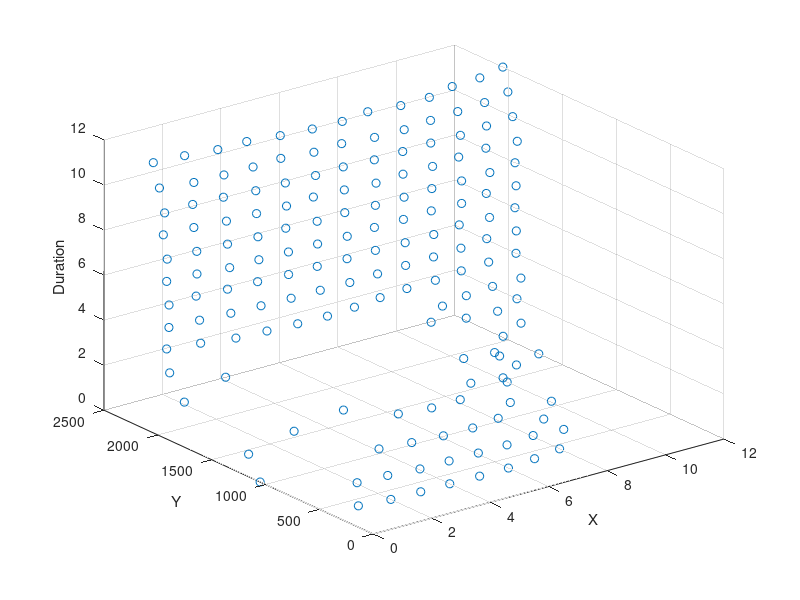

This chart was generated by the following MATLAB code:
clc;
close all;
clear all; 


data = importdata('ToFData6.txt');
topLeft_X             = data(:,1);
topLeft_Y             = data(:,2);
botRight_X            = data(:,3);
botRight_Y            = data(:,4);
RangeStatus           = data(:,5);
RangeMilliMeter       = data(:,6);
SignalRateRtnMegaCps  = data(:,7);
AmbientRateRtnMegaCps = data(:,8);
EffectiveSpadRtnCount = data(:,9);

x = topLeft_X ;
y = RangeMilliMeter;
z = botRight_Y;

plot3(x,y,z,'o')
xlabel('X')
ylabel('Y')
zlabel('Duration')
grid on



